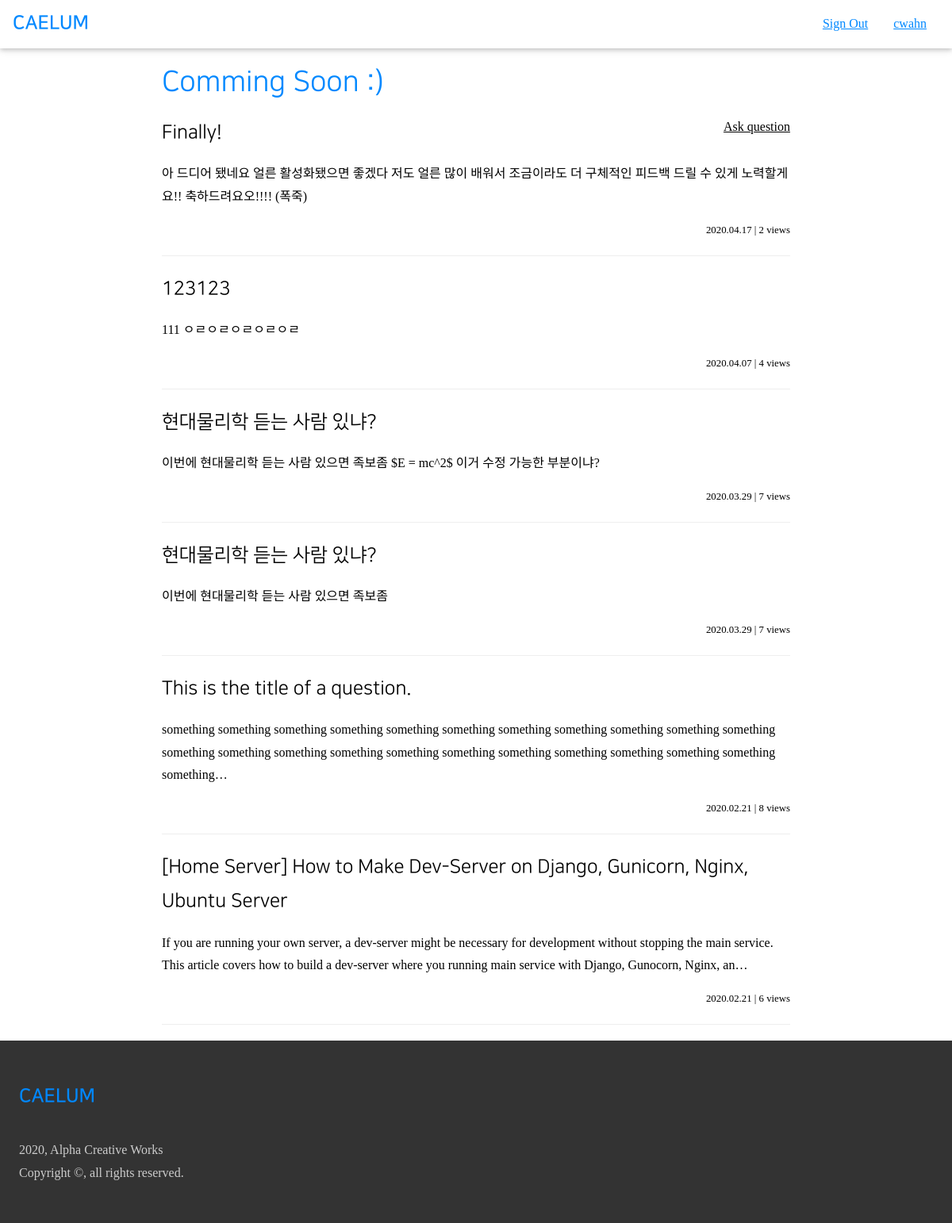
/ (signed in), run on an earlier commit of the app's database.
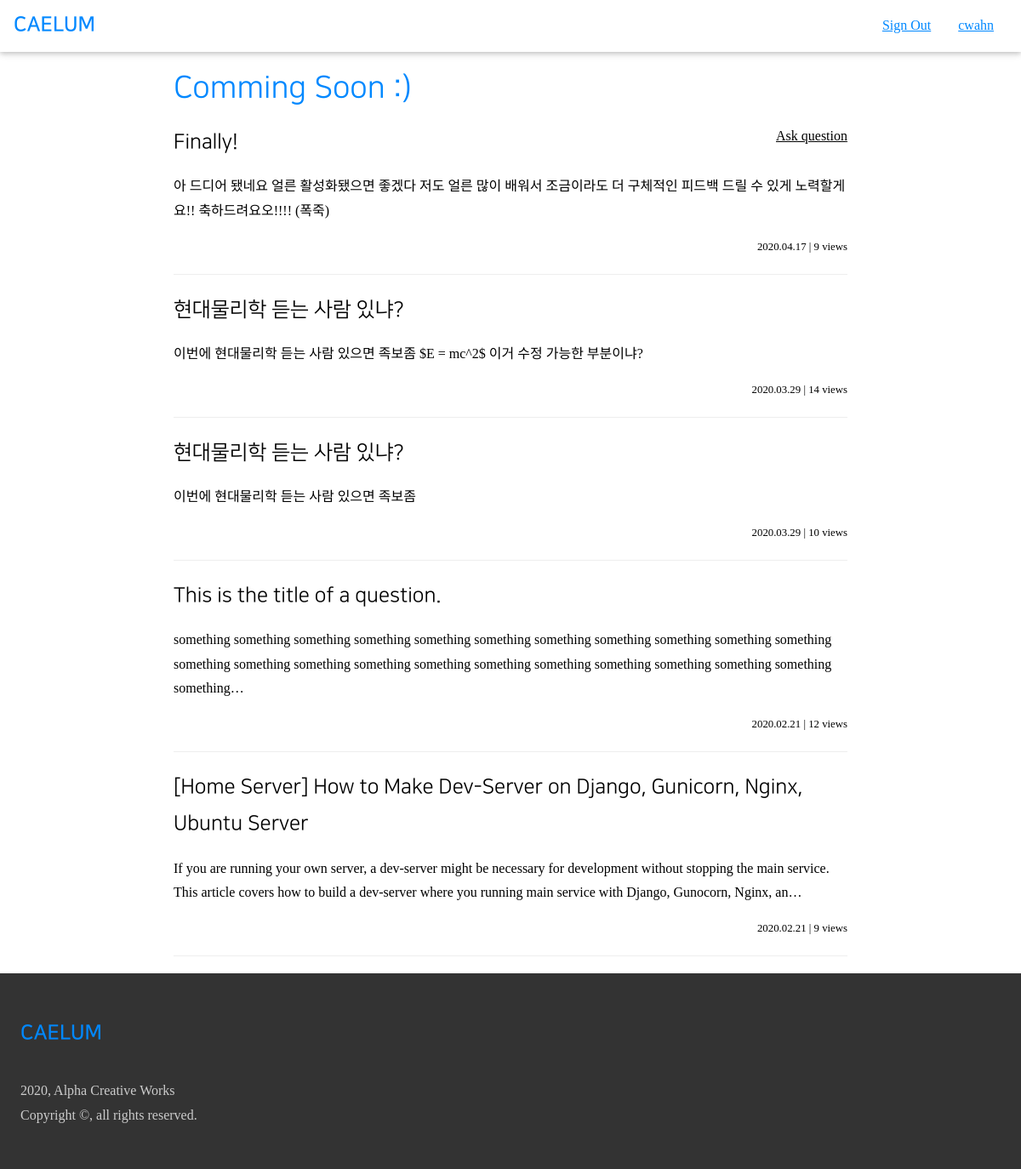
And on a later commit of the database.
### air/models.py (models this page shows, shortened)
class Article(models.Model):
    author = models.ForeignKey(
        User,
        on_delete=models.CASCADE,
    )
    content = MarkdownxField()
    tags = TaggableManager(
        blank=True,
    )
    date_created = models.DateTimeField(
        auto_now_add=True,
    )
    hit_count = models.IntegerField(
        default=0,
    )
    is_answer = models.BooleanField(
        default=False,
    )
    parent = models.ForeignKey(
        'self',
        blank=True,
        null=True,
        on_delete=models.CASCADE,
        related_name='answers',
    )
    accepted = models.BooleanField(
        default=False,
    )
    def get_title(self):
        return self.content.split('\n')[0].replace('#', '').strip()
    def get_preview(self):
        text = ''.join(self.content.split('\n')[1:])
        preview = re.sub('\!\[\]\(.+\)', '', text)
        preview = re.sub('\#+', '', preview)
        return(preview)
    class Meta:
        ordering = ['-date_created']

### air/views.py (the view)
# urls.py: path('', views.index, name='index'),
@login_required
def index(request):
    user = request.user
    articles = Article.objects.filter(is_answer=False).all()
    context = {
        'user': user,
        'articles': articles,
    }
    return render(request, 'air/index.html', context)

### air/templates/air/index.html (shortened to what this page needs)
{% extends 'air/account_widget.html' %}
{% block content %}
 <div class=" acw3-container acw3-max-width-840 acw3-min-height-100">
     <h1 class=" acw3-text-c">Comming Soon :)</h1>
    <a href="{% url 'air:question' %}" class=" acw3-right">Ask question</a>
     {% for article in articles %}
     <a href="{% url 'air:article' article.pk %}" class=" acw3-text-none"
       ><h3>{{ article.get_title }}</h3></a
     >
     <p>{{ article.get_preview | truncatechars:230 }}</p>
     <div class=" acw3-bar">
       <small  class=" acw3-right">
         {{ article.date_created  | date:'Y.m.d' }} | {{ article.hit_count }} views
       </small>
     </div>
     <hr />
   {% endfor %}
 </div>
{% endblock %}

What changed in the data, as far as the page shows it:
removed Article: get_title "123123", get_preview "111 ㅇㄹㅇㄹㅇㄹㅇㄹㅇㄹ", date_created "2020.04.07", hit_count "4"
changed Article "Finally!": hit_count "2" → "9"
changed Article "이번에 현대물리학 듣는 사람 있으면 족보좀 $E = mc^2$ 이거 수정 가능한 부분이냐?": hit_count "7" → "14"
changed Article "이번에 현대물리학 듣는 사람 있으면 족보좀": hit_count "7" → "10"
changed Article "This is the title of a question.": hit_count "8" → "12"
changed Article "[Home Server] How to Make Dev-Server on Django, Gunicorn, Nginx, Ubuntu Server": hit_count "6" → "9"
